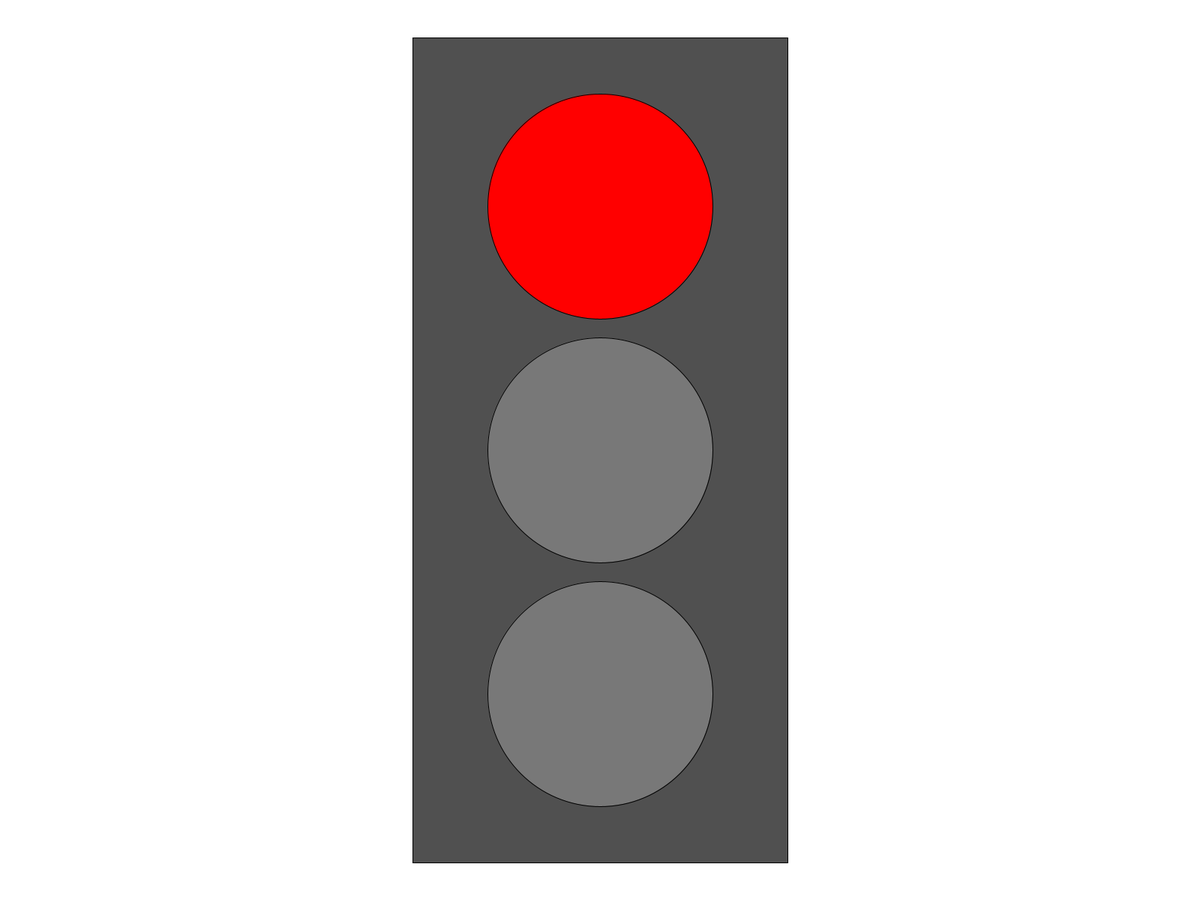
Frame 1 (no input)
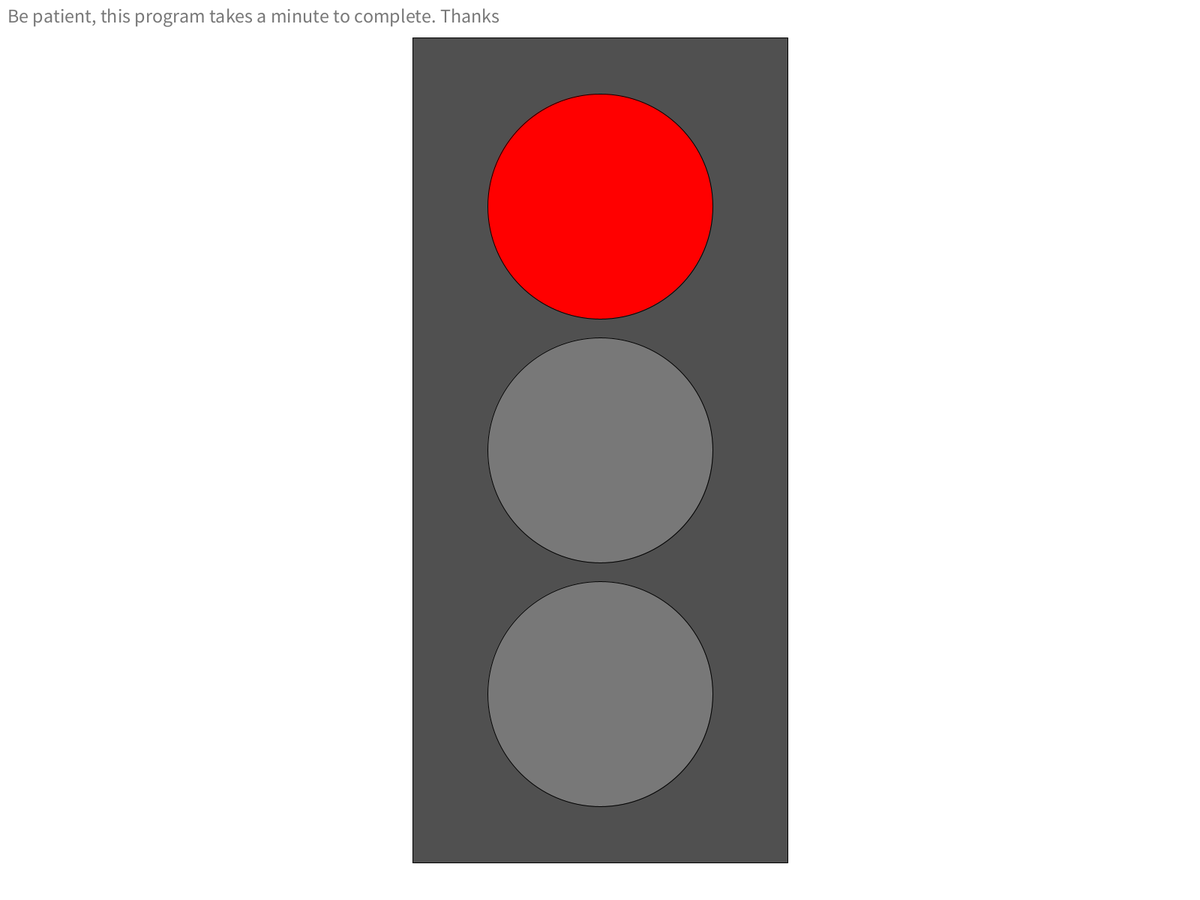
Frame 60 (the mouse pressed at the canvas centre just before this capture)
Frame 120 (the mouse held since frame 60 and released just before this capture): identical to frame 60, image omitted

The Processing sketch that drew these frames (run headless with seeded random() and noise(); from frame 60 on, the mouse is pressed at the canvas centre):

// Processing sketch: TaskThree
// ── TaskThree.pde
color c1 = color(255,0,0);
color c2 = color(255, 255, 0);
color c3 = color(0,255,0);
color c4 = 120;
color bg = 255;
boolean greenOn = false;

void setup(){
fullScreen();
frameRate(120);

}

void draw(){
background(bg);
textSize(26);
text("Be patient, this program takes a minute to complete. Thanks", 10, 30);
int s = second();


rectMode(CENTER);
fill(80);
rect(width/2, height/2, 500, height-100);

//Red light
fill(c1);
if(greenOn == true){
fill(c4);
}
ellipse(width/2, height/2 - 325, 300, 300);

//Yellow light
fill(c4);
if(s >= 40 && s < 50){
fill(c2);
}
ellipse(width/2, height/2, 300, 300);

//Green light
fill(c4);
if(s >= 50){
fill(c3);
greenOn = true;
}
if(s == 1){
 greenOn = false;
}
ellipse(width/2, height/2 + 325, 300, 300);


}
